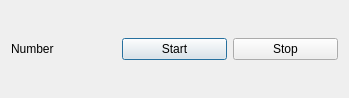
<?xml version="1.0" encoding="UTF-8"?>
<ui version="4.0">
 <class>Dialog</class>
 <widget class="QDialog" name="Dialog">
  <property name="geometry">
   <rect>
    <x>0</x>
    <y>0</y>
    <width>349</width>
    <height>98</height>
   </rect>
  </property>
  <property name="windowTitle">
   <string>Dialog</string>
  </property>
  <layout class="QHBoxLayout" name="horizontalLayout">
   <item>
    <widget class="QLabel" name="label">
     <property name="text">
      <string>Number</string>
     </property>
    </widget>
   </item>
   <item>
    <widget class="QPushButton" name="pushButton">
     <property name="text">
      <string>Start</string>
     </property>
    </widget>
   </item>
   <item>
    <widget class="QPushButton" name="pushButton_2">
     <property name="text">
      <string>Stop</string>
     </property>
    </widget>
   </item>
  </layout>
 </widget>
 <layoutdefault spacing="6" margin="11"/>
 <resources/>
 <connections/>
</ui>
